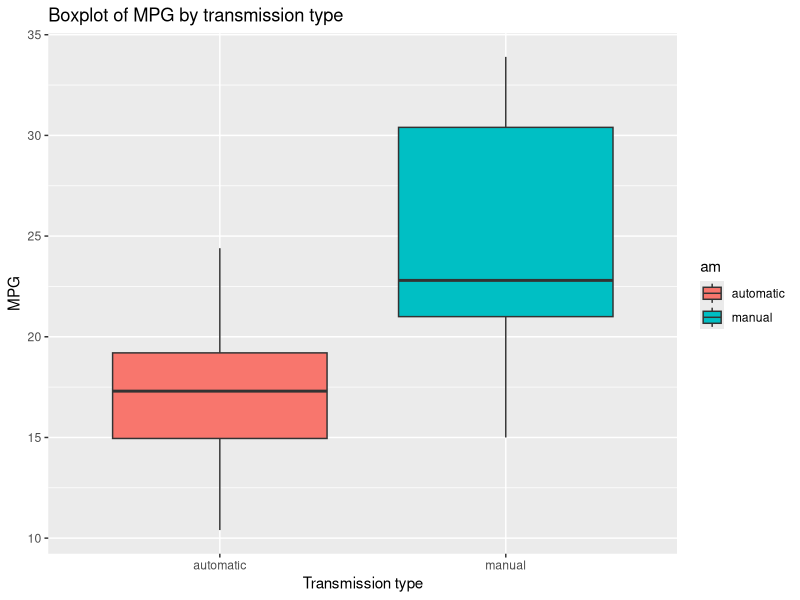
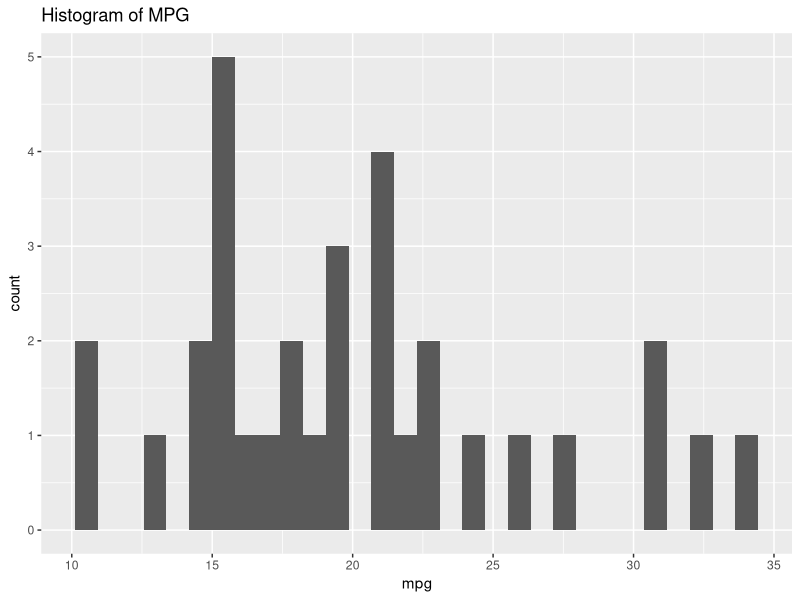

Reproduce these figures in R, in order.
## ---- chunk 1
library(ggplot2)
library(datasets)
## ---- chunk 2
str(mtcars)
## ---- chunk 3
summary(mtcars$mpg)
## ---- chunk 4
# factor the am variable for convenience
mtcars$am <- factor(mtcars$am, labels = c("automatic", "manual"))
# factor some other variables as well
mtcars$cyl <- factor(mtcars$cyl)
mtcars$vs <- factor(mtcars$vs)
mtcars$gear <- factor(mtcars$gear)
mtcars$carb <- factor(mtcars$carb)
## ---- chunk 5
ggplot(aes(am, mpg, fill=am), data = mtcars) + 
  geom_boxplot() + 
  ggtitle("Boxplot of MPG by transmission type") + 
  ylab("MPG") + xlab("Transmission type") + 
  theme_update(legend.position=c(0.85, 0.15))
## ---- chunk 6
t.test(mpg ~ am, data = mtcars)
## ---- chunk 7
lin.model <- lm(mpg ~ am, data = mtcars)
summary(lin.model)
## ---- chunk 8
init.model <- lm(mpg ~ ., data = mtcars)
step.model <- step(init.model)
## ---- chunk 9
summary(step.model)
## ---- chunk 10
anova(lin.model, step.model)
## ---- chunk 11
head(mtcars)
## ---- chunk 12
ggplot(aes(mpg), data = mtcars) + geom_histogram() + ggtitle("Histogram of MPG")
